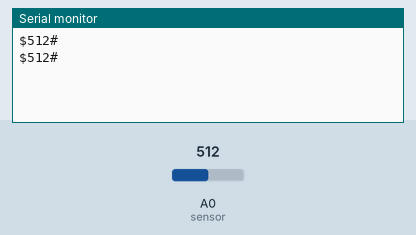
A sketch run on a simulated Arduino Uno, built with avr-gcc and run on an emulated ATmega328P. Parts: the last lines printed to the serial monitor. The inputs (shaded band) are chosen by the test bench; at power-on: A0 (sensor) = 512.

Above: at 1.8 s.
1.9 s: A0 (sensor) set to 716
At 2.8 s:
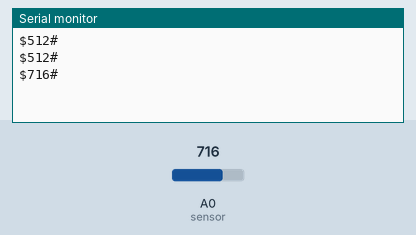
3.4 s: A0 (sensor) set to 900
At 4.4 s:
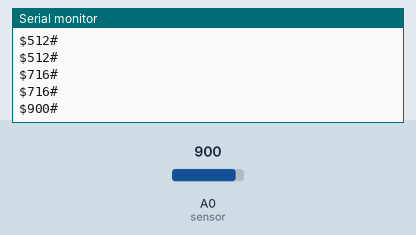
Timing chart, 0 to 6.4 s (numbered marks = the images above; inputs shaded):
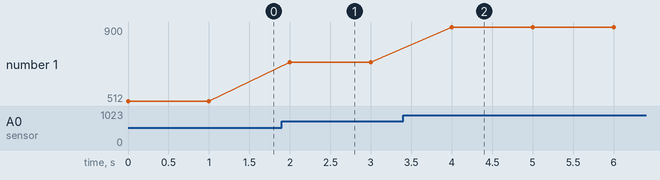

The sketch:

ProjetoLDR.ino
```cpp
int sensor = A0;     //Pino analógico em que o sensor está conectado.
int medida;
void setup()
{
  Serial.begin(9600);
}

void loop()
{
  //Lendo o valor do sensor.
  medida = analogRead(sensor);

  Serial.print("$");
  Serial.print(medida);
  Serial.println("#");
  delay(1000);
}
```

Measured:
- after the input at 1.9 s, the serial monitor: prints a new line after 0.10 s (image 1)
- after the input at 3.4 s, the serial monitor: prints a new line after 0.60 s (image 2)
- plotted number 1: 512 → 716 after the input at 1.9 s, 716 → 900 after the input at 3.4 s
